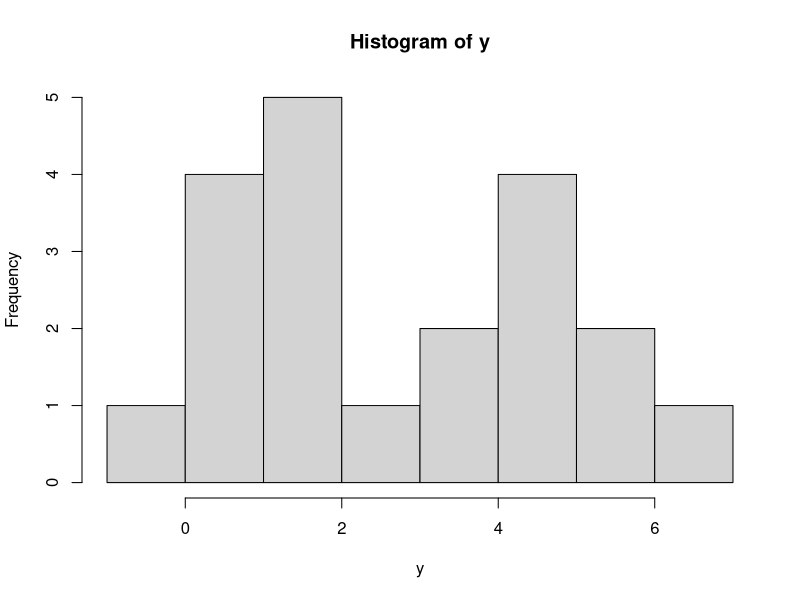

Write the R code that produced this figure.
## ---- chunk 1
mu <- 2   ## Initial value
tol <- 1e-6  ## Difference between mu_new and mu
diff <- Inf  ## set some very large value as initial difference

while (diff > tol) { ## If difference is SMALLER than some very small value, then stop
  mu_new <- (0 + 2 + mu) / 3
  diff <- abs(mu_new - mu)
  mu <- mu_new
  print(mu)
}

## ---- chunk 2
y <- c(-0.39, 0.12, 0.94, 1.67, 1.76, 2.44, 3.72, 4.28, 4.92, 5.53, 
       0.06, 0.48, 1.01, 1.68, 1.80, 3.25, 4.12, 4.60, 5.28, 6.22)

hist(y) ## this is the histogram (empirical distribution) of data
## ---- chunk 3
## EM
par <- c(0.5, 0.5, 1, 0.5, 1)  # Initial values of (pi, mu1, mu2, sigma1, sigma2)
tol <- 1e-6 
diff <- Inf  ## set some very large value as initial difference

while (diff > tol) { ## If difference is SMALLER than some very small value, then stop
  
  pi <- par[1]
  mu1 <- par[2]
  mu2 <- par[3]
  sigma1 <- par[4]
  sigma2 <- par[5]
  
  ## ---- E-step ----
  f1 <- dnorm(y, mu1, sigma1) ## density of normal distribution
  f2 <- dnorm(y, mu2, sigma2)
  
  gamma <- pi * f2 / ((1 - pi) * f1 + pi * f2)
  
  ## ---- M-step ----
  pi_new <- mean(gamma)
  
  mu1_new <- sum((1 - gamma) * y) / sum(1 - gamma)
  mu2_new <- sum(gamma * y) / sum(gamma)
  
  sigma1_new <- sqrt(sum((1 - gamma) * (y - mu1_new)^2) / sum(1 - gamma))
  sigma2_new <- sqrt(sum(gamma * (y - mu2_new)^2) / sum(gamma))
  
  par_new <- c(pi_new, mu1_new, mu2_new, sigma1_new, sigma2_new)
  
  diff <- max(abs(par_new - par))
  par <- par_new

  print(par)
}
## ---- chunk 4
y <- 3
par ## the estimates
pi <- par[1]
mu1 <- par[2]
mu2 <- par[3]
sigma1 <- par[4]
sigma2 <- par[5]

f1 <- dnorm(y, mu1, sigma1)
f2 <- dnorm(y, mu2, sigma2)
  
fy <- (1-pi) * f1 + pi * f2
fy ## but this is not interesting
## ---- chunk 5
## Predict the classification results

pz0 <- (1-pi) * f1/fy
pz1 <- pi * f2/fy
## ---- chunk 6
pz0
pz1
